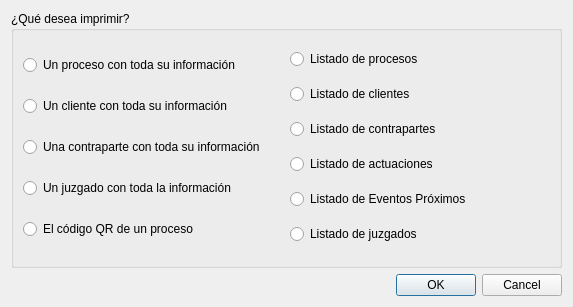
<?xml version="1.0" encoding="UTF-8"?>
<ui version="4.0">
 <class>AsistenteImpresionDialog</class>
 <widget class="QDialog" name="AsistenteImpresionDialog">
  <property name="geometry">
   <rect>
    <x>0</x>
    <y>0</y>
    <width>573</width>
    <height>307</height>
   </rect>
  </property>
  <property name="windowTitle">
   <string>Asistente de impresión</string>
  </property>
  <layout class="QVBoxLayout" name="verticalLayout_3">
   <item>
    <widget class="QGroupBox" name="groupBox">
     <property name="title">
      <string>¿Qué desea imprimir?</string>
     </property>
     <layout class="QHBoxLayout" name="horizontalLayout">
      <item>
       <layout class="QVBoxLayout" name="verticalLayout">
        <item>
         <widget class="QRadioButton" name="rdProceso">
          <property name="toolTip">
           <string>Imprime un proceso con toda su información detallada</string>
          </property>
          <property name="statusTip">
           <string>Imprime un proceso con toda su información detallada</string>
          </property>
          <property name="text">
           <string>Un proceso con toda su información</string>
          </property>
         </widget>
        </item>
        <item>
         <widget class="QRadioButton" name="rdDemandante">
          <property name="toolTip">
           <string>Imprime un cliente con toda su información detallada</string>
          </property>
          <property name="statusTip">
           <string>Imprime un cliente con toda su información detallada</string>
          </property>
          <property name="text">
           <string>Un cliente con toda su información</string>
          </property>
         </widget>
        </item>
        <item>
         <widget class="QRadioButton" name="rdDemandado">
          <property name="toolTip">
           <string>Imprime una contraparte con toda su información detallada</string>
          </property>
          <property name="statusTip">
           <string>Imprime una contraparte con toda su información detallada</string>
          </property>
          <property name="text">
           <string>Una contraparte con toda su información</string>
          </property>
         </widget>
        </item>
        <item>
         <widget class="QRadioButton" name="rdJuzgado">
          <property name="toolTip">
           <string>Imprime un juzgado con toda su información detallada</string>
          </property>
          <property name="statusTip">
           <string>Imprime un juzgado con toda su información detallada</string>
          </property>
          <property name="text">
           <string>Un juzgado con toda la información</string>
          </property>
         </widget>
        </item>
        <item>
         <widget class="QRadioButton" name="rdQR">
          <property name="toolTip">
           <string>Imprime un código QR que podrá ser escaneado desde la aplicación móvil para rápida referencia</string>
          </property>
          <property name="statusTip">
           <string>Imprime un código QR que podrá ser escaneado desde la aplicación móvil para rápida referencia</string>
          </property>
          <property name="text">
           <string>El código QR de un proceso</string>
          </property>
         </widget>
        </item>
       </layout>
      </item>
      <item>
       <layout class="QVBoxLayout" name="verticalLayout_2">
        <item>
         <widget class="QRadioButton" name="rdListadoProcesos">
          <property name="toolTip">
           <string>Imprime una lista de procesos con información general de cada uno.</string>
          </property>
          <property name="statusTip">
           <string>Imprime una lista de procesos con información general de cada uno.</string>
          </property>
          <property name="text">
           <string>Listado de procesos</string>
          </property>
         </widget>
        </item>
        <item>
         <widget class="QRadioButton" name="rdListadoDemandantes">
          <property name="toolTip">
           <string>Imprime una lista de clientes con información general de cada uno.</string>
          </property>
          <property name="statusTip">
           <string>Imprime una lista de clientes con información general de cada uno.</string>
          </property>
          <property name="text">
           <string>Listado de clientes</string>
          </property>
         </widget>
        </item>
        <item>
         <widget class="QRadioButton" name="rdListadoDemandados">
          <property name="toolTip">
           <string>Imprime una lista de contrapartes con información general de cada uno.</string>
          </property>
          <property name="statusTip">
           <string>Imprime una lista de contrapartes con información general de cada uno.</string>
          </property>
          <property name="text">
           <string>Listado de contrapartes</string>
          </property>
         </widget>
        </item>
        <item>
         <widget class="QRadioButton" name="rdListadoActuaciones">
          <property name="toolTip">
           <string>Imprime la lista de actuaciones de un proceso</string>
          </property>
          <property name="statusTip">
           <string>Imprime la lista de actuaciones de un proceso</string>
          </property>
          <property name="text">
           <string>Listado de actuaciones</string>
          </property>
         </widget>
        </item>
        <item>
         <widget class="QRadioButton" name="rdEventosProximos">
          <property name="toolTip">
           <string>Imprime la lista de los eventos próximos de su calendario</string>
          </property>
          <property name="statusTip">
           <string>Imprime la lista de los eventos próximos de su calendario</string>
          </property>
          <property name="text">
           <string>Listado de Eventos Próximos</string>
          </property>
         </widget>
        </item>
        <item>
         <widget class="QRadioButton" name="rdListadoJuzgados">
          <property name="toolTip">
           <string>Imprime una lista de juzgados con información general de cada uno.</string>
          </property>
          <property name="statusTip">
           <string>Imprime una lista de juzgados con información general de cada uno.</string>
          </property>
          <property name="text">
           <string>Listado de juzgados</string>
          </property>
         </widget>
        </item>
       </layout>
      </item>
     </layout>
    </widget>
   </item>
   <item>
    <widget class="QDialogButtonBox" name="buttonBox">
     <property name="orientation">
      <enum>Qt::Horizontal</enum>
     </property>
     <property name="standardButtons">
      <set>QDialogButtonBox::Cancel|QDialogButtonBox::Ok</set>
     </property>
    </widget>
   </item>
  </layout>
 </widget>
 <resources/>
 <connections>
  <connection>
   <sender>buttonBox</sender>
   <signal>accepted()</signal>
   <receiver>AsistenteImpresionDialog</receiver>
   <slot>accept()</slot>
   <hints>
    <hint type="sourcelabel">
     <x>248</x>
     <y>254</y>
    </hint>
    <hint type="destinationlabel">
     <x>157</x>
     <y>274</y>
    </hint>
   </hints>
  </connection>
  <connection>
   <sender>buttonBox</sender>
   <signal>rejected()</signal>
   <receiver>AsistenteImpresionDialog</receiver>
   <slot>reject()</slot>
   <hints>
    <hint type="sourcelabel">
     <x>316</x>
     <y>260</y>
    </hint>
    <hint type="destinationlabel">
     <x>286</x>
     <y>274</y>
    </hint>
   </hints>
  </connection>
 </connections>
</ui>
